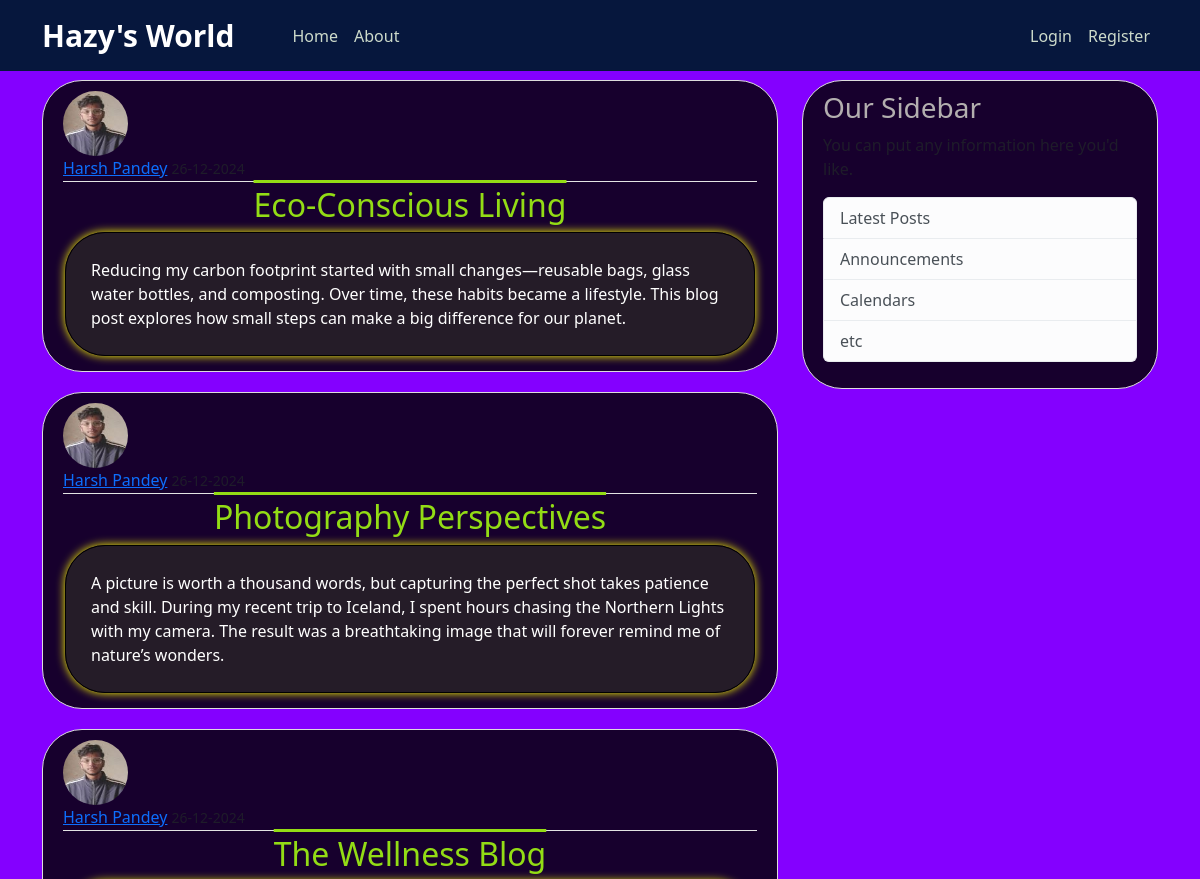
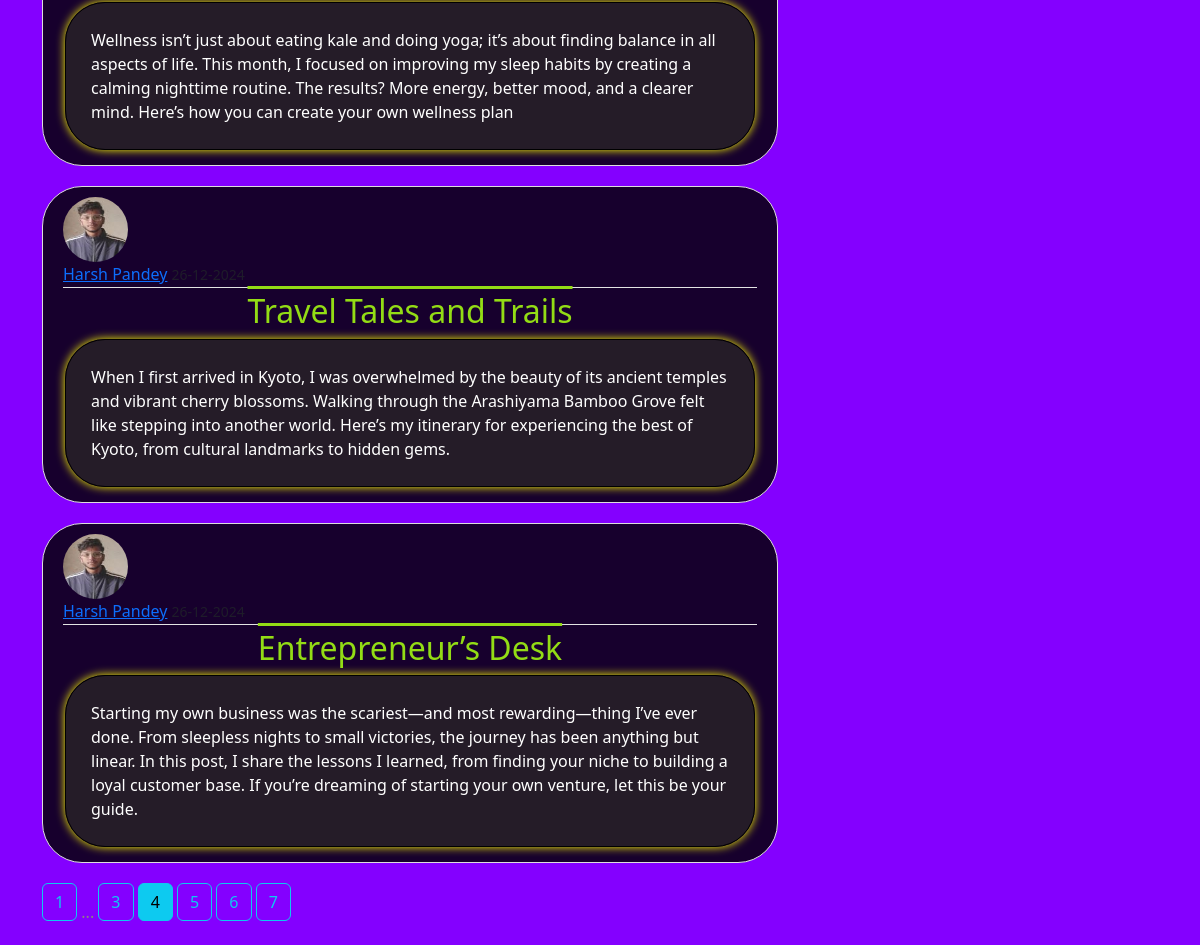
/home?page=4, run on the app's committed database (2 pictures, top to bottom).
### flaskblog/models.py (models this page shows, shortened)
class Post(db.Model):
    id = db.Column(db.Integer, primary_key=True)
    title = db.Column(db.String(100), nullable=False)
    date_posted = db.Column(db.DateTime, nullable= False, default=datetime.utcnow)
    content = db.Column(db.Text, nullable=False)
    user_id = db.Column(db.Integer, db.ForeignKey('user.id'), nullable=False)

class User(db.Model, UserMixin):
    id = db.Column(db.Integer, primary_key=True)
    username = db.Column(db.String(20), unique=True, nullable=False)
    email = db.Column(db.String(120), unique=True, nullable=False)
    image_file = db.Column(db.String(120), nullable=False, default='default.jpg')
    password = db.Column(db.String(60), nullable=False)
    posts = db.relationship('Post', backref='author', lazy=True)

### flaskblog/routes.py (the view)
@app.route("/")
@app.route("/home")
def home():
    page = request.args.get('page', 1, type=int)
    posts = Post.query.order_by(Post.date_posted.desc()).paginate(page=page, per_page=5)
    return render_template("home.html", posts=posts, title='home')

### flaskblog/templates/home.html
{% extends "layout.html" %}
{% block content%}
{% for post in posts.items %}
<article class="media content-section height=50 shape">
    <img class="rounded-circle article-img"
        src="{{ url_for('static', filename='profile_pics/' + post.author.image_file) }}" alt="author's profile picture">
    <div class="media-body">
        <div class="article-metadata">
            <a class="mr-2" href="{{url_for('user_posts', username=post.author.username)}}">{{ post.author.username }}</a>
            <small class="text-muted">{{ post.date_posted.strftime('%d-%m-%Y') }}</small>
        </div>
        <h2 class="title"><a class="article-title" href="{{ url_for('post', post_id=post.id) }}">{{ post.title }}</a></h2>
        <p class="article-content">{{ post.content }}</p>
    </div>
</article>
{% endfor %}
{% for page_num in posts.iter_pages(left_edge=1, right_edge=1, left_current=1, right_current=2) %}
    {% if page_num %}
        {% if posts.page==page_num %}
            <a class="btn btn-info mb-4" href="{{ url_for('home', page=page_num) }}">{{ page_num }}</a>
        {% else %}
        <a class="btn btn-outline-info mb-4" href="{{ url_for('home', page=page_num) }}">{{ page_num }}</a>
        {% endif %}
    {% else %}
    ...
    {% endif %}
{% endfor %}
{% endblock content%}

### flaskblog/static/main.css (style rules this page uses)
body { background-color: rgb(132, 0, 255); ; color: #8c8282; margin-top: 5rem; }
h1, h2, h3, h4, h5, h6 { color: #b3afaf; }
.content-section { background: rgba(0, 0, 0, 0.822); padding: 10px 20px; border: 1px solid #dddddd; border-radius: 40px; margin-bottom: 20px; }
.article-title { color: #93dc15; text-decoration-line: overline; }
.article-content { white-space: pre-line; border: 1px solid #000000; box-shadow: 0px 0px 10px yellow; padding: 25px; border-radius: 40px; background-color: rgba(42, 38, 38, 0.742); color: white; margin-bottom: 5px; margin-left: 2px; margin-right: 2px; }
.article-img { height: 65px; width: 65px; margin-right: 16px; }
.article-metadata { padding-bottom: 1px; margin-bottom: 4px; border-bottom: 1px solid #e3e3e3; }
.title { text-align: center; }

### data on the page
Post: image_file (picture), author.username "Harsh Pandey", title "Eco-Conscious Living", content "Reducing my carbon footprint started with small changes—reusable bags, glass water bottles, and composting. Over time, these habits became a lifestyle. This blog post explores how small steps can make a big difference for our planet."
Post: image_file (picture), author.username "Harsh Pandey", title "Photography Perspectives", content "A picture is worth a thousand words, but capturing the perfect shot takes patience and skill. During my recent trip to Iceland, I spent hours chasing the Northern Lights with my camera. The result was a breathtaking image that will forever remind me of nature’s wonders."
Post: image_file (picture), author.username "Harsh Pandey", title "The Wellness Blog", content "Wellness isn’t just about eating kale and doing yoga; it’s about finding balance in all aspects of life. This month, I focused on improving my sleep habits by creating a calming nighttime routine. The results? More energy, better mood, and a clearer mind. Here’s how you can create your own wellness plan"
Post: image_file (picture), author.username "Harsh Pandey", title "Travel Tales and Trails", content "When I first arrived in Kyoto, I was overwhelmed by the beauty of its ancient temples and vibrant cherry blossoms. Walking through the Arashiyama Bamboo Grove felt like stepping into another world. Here’s my itinerary for experiencing the best of Kyoto, from cultural landmarks to hidden gems."
Post: image_file (picture), author.username "Harsh Pandey", title "Entrepreneur’s Desk", content "Starting my own business was the scariest—and most rewarding—thing I’ve ever done. From sleepless nights to small victories, the journey has been anything but linear. In this post, I share the lessons I learned, from finding your niche to building a loyal customer base. If you’re dreaming of starting your own venture, let this be your guide."

### other printed values
{{ page_num }} "1" "3" "5" "6" "7"
{{ page_num }} "4"
